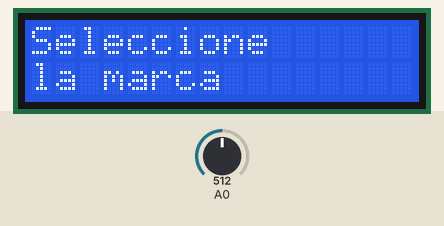
Simulated run of this sketch. Board: Arduino Uno, built with avr-gcc and run on an emulated ATmega328P. Parts: 16×2 character LCD. Inputs (shaded band) come from the test bench; at power-on: A0 = 512. What the sketch prints to the serial monitor is not drawn.

Above: at 4.2 s.
4.3 s: A0 set to 396
6.2 s: A0 set to 367
At 7.8 s:
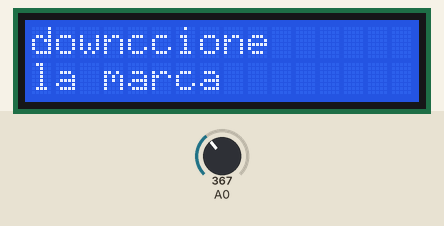
At 12.4 s:
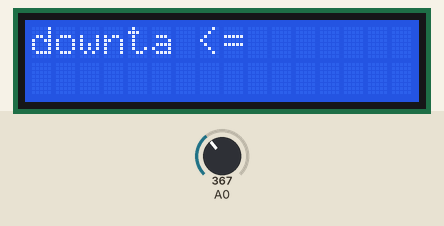
Timing chart, 0 to 13.9 s (numbered marks = the images above; inputs shaded):
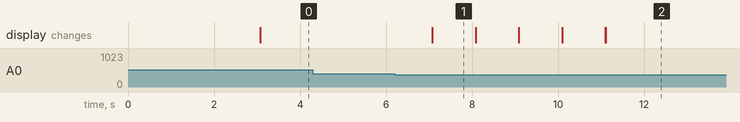

Measured:
- the behaviour switches between 380 and 379 on A0 (found by bisection; images 0 and 1)
- after the input at 4.3 s, every drawn part: stays the same
- after the input at 6.2 s, the display: changes after 0.87 s (image 1)
- what the display in image 1 shows lasts 1.0 s, from 7.1 s to 8.1 s

The sketch:

simulador.ino
```cpp
#include <LiquidCrystal.h>

LiquidCrystal lcd(8,9,4,5,6,7);

int lcd_key=0;
int adc_key_in=0;

#define btnright 0
#define btnup 1
#define btndown 2
#define btnleft 3
#define btnselect 4
#define btnnone 5

int marca=0;
int modelo=0;
int down=0;
int up=0;
int right=0;
int left=0;
int select=0;

int k=0;
int l=0;
int n=0;
int p=0;
int r=0;

int read_LCD_buttons()
{
  adc_key_in = analogRead(0);
  if (adc_key_in < 50) return btnright;
  if (adc_key_in < 195) return btnup;
  if (adc_key_in < 380) return btndown;
  if (adc_key_in < 555) return btnleft;
  if (adc_key_in < 790) return btnselect;
  if (adc_key_in > 1000) return btnnone;
  return btnnone;
}

void setup()
{
lcd.begin(16,2);
lcd.setCursor(0,0);
lcd.print("Simulador de");
lcd.setCursor(0,1);
lcd.print("Señal CKP");
delay(3000);
lcd.clear();
lcd.setCursor(0,0);
lcd.print("Seleccione");
lcd.setCursor(0,1);
lcd.print("la marca");
Serial.begin(9600);
}

void loop()
{
  lcd.setCursor(0,0);
  lcd_key= read_LCD_buttons();

  switch(lcd_key)
  {
    case btnright:
    right=1;
    break;

    case btnup:
    up=1;
    break;

    case btndown:
    down=1;
    Serial.write("down");
    lcd.print("down");
    break;

    case btnleft:
    left=1;
    break;

    case btnselect:
    select=1;
    break;
  }
delay(1000);

//do
//{ // contadores del menu
if (down==1 && l!=1 & p!=1 && r!=1)
  {
    delay(1);
    marca ++;
    Serial.print(marca);
  }
if (up==1 && l!=1 & p!=1 && r!=1)
  {
    delay(1);
    marca --;
  }
if (down==1 && k==1 & p!=1 && r!=1)
  {
    delay(1);
    modelo ++;
  }
if (up==1 && k==1 & p!=1 && r!=1)
  {
    delay(1);
    modelo --;
  }
if (marca==1 && k!=1 && n!=1 && r!=1 ) //  estructura del menu marcas
  {
    lcd.clear();
    lcd.setCursor(0,0);
    lcd.print("Chevrolet  <=");
    lcd.setCursor(1, 0);
    lcd.print("Ford");
    delay(1);
  }
if (marca==2 && k!=1 && n!=1 && r!=1 ) //  estructura del menu marcas
  {
    lcd.clear();
    lcd.setCursor(0,0);
    lcd.print("Ford  <=");
    lcd.setCursor(1, 0);
    lcd.print("Jeep");
    delay(1);
  }
if (marca==3 && k!=1 && n!=1 && r!=1 ) //  estructura del menu marcas
  {
    lcd.clear();
    lcd.setCursor(0,0);
    lcd.print("Jeep  <=");
    lcd.setCursor(1, 0);
    lcd.print("Toyota");
    delay(1);
  }
if (marca==4 && k!=1 && n!=1 && r!=1 ) //  estructura del menu marcas
  {
    lcd.clear();
    lcd.setCursor(0,0);
    lcd.print("Toyota <=");
    lcd.setCursor(1, 0);
    lcd.print("");
    delay(1);
  }

//}

//while (1);
//{
//}

}
```
